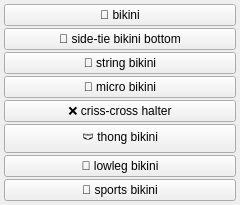
<?xml version="1.0" encoding="UTF-8"?>
<ui version="4.0">
 <class>clothes_bikini_menu</class>
 <widget class="QWidget" name="clothes_bikini_menu">
  <property name="geometry">
   <rect><x>0</x><y>0</y><width>240</width><height>60</height></rect>
  </property>
  <layout class="QGridLayout" name="grid">
   <property name="leftMargin"><number>4</number></property>
   <property name="topMargin"><number>4</number></property>
   <property name="rightMargin"><number>4</number></property>
   <property name="bottomMargin"><number>4</number></property>
   <property name="horizontalSpacing"><number>2</number></property>
   <property name="verticalSpacing"><number>2</number></property>
   <item row="0" column="0">
    <widget class="QPushButton" name="chk_bikini">
     <property name="checkable"><bool>true</bool></property>
     <property name="text"><string>👙 bikini</string></property>
     <property name="tags" stdset="0"><string>bikini</string></property>
     <property name="group" stdset="0"><string>bikini</string></property>
    </widget>
   </item>
   <item row="1" column="0">
    <widget class="QPushButton" name="chk_side_tie_bikini_bottom">
     <property name="checkable"><bool>true</bool></property>
     <property name="text"><string>🎀 side-tie bikini bottom</string></property>
     <property name="tags" stdset="0"><string>side-tie bikini bottom</string></property>
     <property name="group" stdset="0"><string>bikini</string></property>
    </widget>
   </item>
   <item row="2" column="0">
    <widget class="QPushButton" name="chk_string_bikini">
     <property name="checkable"><bool>true</bool></property>
     <property name="text"><string>🧵 string bikini</string></property>
     <property name="tags" stdset="0"><string>string bikini</string></property>
     <property name="group" stdset="0"><string>bikini</string></property>
    </widget>
   </item>
   <item row="3" column="0">
    <widget class="QPushButton" name="chk_micro_bikini">
     <property name="checkable"><bool>true</bool></property>
     <property name="text"><string>👙 micro bikini</string></property>
     <property name="tags" stdset="0"><string>micro bikini</string></property>
     <property name="group" stdset="0"><string>bikini</string></property>
    </widget>
   </item>
   <item row="4" column="0">
    <widget class="QPushButton" name="chk_criss_cross_halter">
     <property name="checkable"><bool>true</bool></property>
     <property name="text"><string>❌ criss-cross halter</string></property>
     <property name="tags" stdset="0"><string>criss-cross halter</string></property>
     <property name="group" stdset="0"><string>bikini</string></property>
    </widget>
   </item>
   <item row="5" column="0">
    <widget class="QPushButton" name="chk_thong_bikini">
     <property name="checkable"><bool>true</bool></property>
     <property name="text"><string>🩲 thong bikini</string></property>
     <property name="tags" stdset="0"><string>thong bikini</string></property>
     <property name="group" stdset="0"><string>bikini</string></property>
    </widget>
   </item>
   <item row="6" column="0">
    <widget class="QPushButton" name="chk_lowleg_bikini">
     <property name="checkable"><bool>true</bool></property>
     <property name="text"><string>👙 lowleg bikini</string></property>
     <property name="tags" stdset="0"><string>lowleg bikini</string></property>
     <property name="group" stdset="0"><string>bikini</string></property>
    </widget>
   </item>
   <item row="7" column="0">
    <widget class="QPushButton" name="chk_sports_bikini">
     <property name="checkable"><bool>true</bool></property>
     <property name="text"><string>👙 sports bikini</string></property>
     <property name="tags" stdset="0"><string>sports bikini</string></property>
     <property name="group" stdset="0"><string>bikini</string></property>
    </widget>
   </item>
  </layout>
 </widget>
 <resources/>
 <connections/>
</ui>
